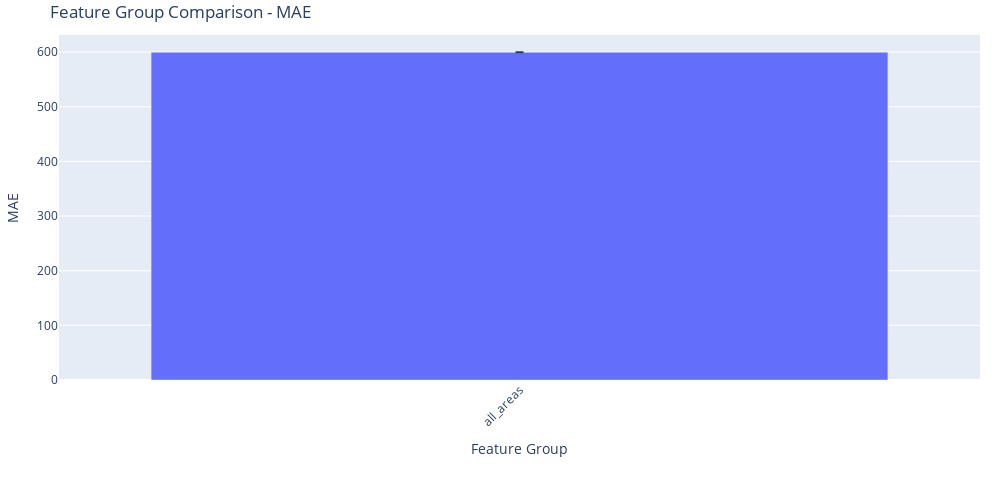

The code cell stored with this chart in its notebook:
### Code cell
# Get a table of results
results_df = experiment.summarize_feature_group_results(metric='MAE')
print(results_df)
results_df = experiment.summarize_feature_group_results(metric='RMSE')
print(results_df)

# Plot the results
experiment.plot_feature_group_results(metric='MAE')

### Figure 1 — Plotly figure (JSON) as saved in the notebook; plotly's stock layout.template omitted (floating-point values rounded to 4 significant figures)
{"data": [{"error_y": {"array": [0], "type": "data", "visible": true}, "name": "TimeGPT", "type": "bar", "x": ["all_areas"], "y": [599.7]}], "layout": {"barmode": "group", "height": 500, "hovermode": "closest", "margin": {"b": 120, "l": 20, "r": 20, "t": 35}, "title": {"text": "Feature Group Comparison - MAE"}, "width": 1000, "xaxis": {"tickangle": -45, "title": {"text": "Feature Group"}}, "yaxis": {"title": {"text": "MAE"}}}}
